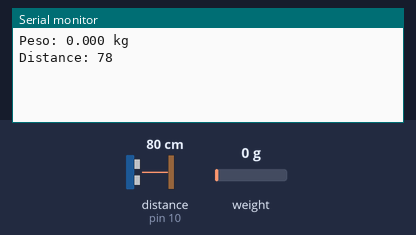
The sketch below on a simulated Arduino Uno, built with avr-gcc and run on an emulated ATmega328P. Parts: the last lines printed to the serial monitor. Wiring (inferred from the names in the program): ultrasonic range finder: trigger pin 9; echo pin 10. The inputs (shaded band) are chosen by the test bench; at power-on: distance to the obstacle (sensor on pin 10) 80 cm, weight on the scale 0 g. The echo pulse lasts 58.3 µs per cm.

Above: at 2.2 s.
2.3 s: distance to the obstacle (sensor on pin 10) set to 7 cm
At 2.3 s:
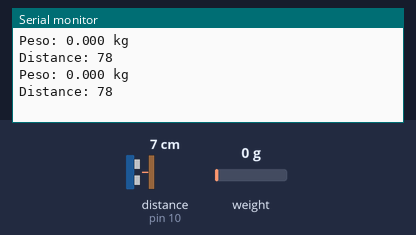
3.8 s: distance to the obstacle (sensor on pin 10) set to 4 cm
At 5.3 s:
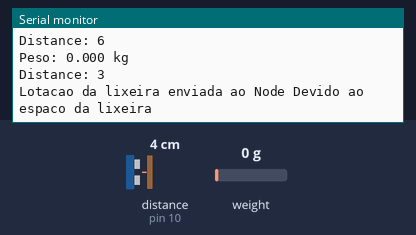
Timing chart, 0 to 6.8 s (numbered marks = the images above; inputs shaded):
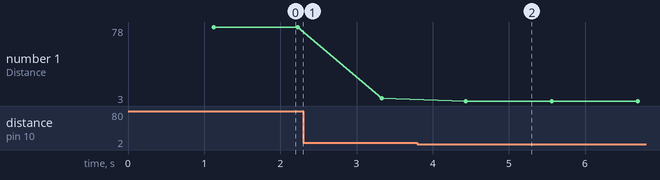

The sketch:

Ulta.ino
```cpp
/*
* Ultrasonic Sensor HC-SR04 and Arduino Tutorial
*
* by Dejan Nedelkovski,
* www.HowToMechatronics.com
*
*/

#include <SoftwareSerial.h>
#include "HX711.h"                    // Biblioteca HX711

#define DOUT  A0                      // HX711 DATA OUT = pino A0 do Arduino
#define CLK  A1                       // HX711 SCK IN = pino A1 do Arduino

HX711 balanca(DOUT, CLK);             // instancia Balança HX711

float calibration_factor = 49630;     // fator de calibração aferido na Calibraçao

const int trigPin = 9;
const int echoPin = 10;
// defines variables
long duration;
int distance;
SoftwareSerial s(5,6);
void setup() {
pinMode(trigPin, OUTPUT); // Sets the trigPin as an Output
pinMode(echoPin, INPUT); // Sets the echoPin as an Input
Serial.begin(9600); // Starts the serial communication
s.begin(9600);
balanca.set_scale(calibration_factor);             // ajusta fator de calibração
balanca.tare();                                    // zera a Balança
}
void loop() {
// Clears the trigPin
digitalWrite(trigPin, LOW);
delayMicroseconds(2);
// Sets the trigPin on HIGH state for 10 micro seconds
digitalWrite(trigPin, HIGH);
delayMicroseconds(10);
digitalWrite(trigPin, LOW);
// Reads the echoPin, returns the sound wave travel time in microseconds
duration = pulseIn(echoPin, HIGH);
// Calculating the distance
distance= duration*0.034/2;
float peso = balanca.get_units();
Serial.print("Peso: ");                            // imprime no monitor serial
Serial.print(peso, 3);                             // imprime peso na balança com 3 casas decimais
Serial.println(" kg");                             // imprime no monitor serial
if (Serial.available())                            // se a serial estiver disponivel
{
  char temp = Serial.read();                       // le carcter da serial
  if (temp == 't' || temp == 'T')                  // se pressionar t ou T
  {
    balanca.tare();                                // zera a balança
    Serial.println(" Balança zerada");             // imprime no monitor serial
  }
}
// Prints the distance on the Serial Monitor
Serial.print("Distance: ");
Serial.println(distance);

if (distance < 5)
{
  s.print('d');
  Serial.print("Lotacao da lixeira enviada ao Node Devido ao espaco da lixeira\n");

}

if (peso > 0.5)
{
  s.print('d');
  Serial.print("Lotacao da lixeira enviada ao Node Devido ao Peso\n");

}
delay(1000);
}

/* Programa para Balança com o HX711
  Blog Eletrogate - http://blog.eletrogate.com/balanca-digital-com-arduino-aprenda-a-usar-a-celula-de-carga
  Arduino UNO - IDE 1.8.5 - Modulo HX711 - celulas de Carga 50 Kg
  Gustavo Murta   31/maio/2018
  Biblioteca https://github.com/bogde/HX711
  Baseado em https://www.hackster.io/MOHAN_CHANDALURU/hx711-load-cell-amplifier-interface-with-arduino-fa47f3
*/

/*
#include "HX711.h"                    // Biblioteca HX711

#define DOUT  A0                      // HX711 DATA OUT = pino A0 do Arduino
#define CLK  A1                       // HX711 SCK IN = pino A1 do Arduino

HX711 balanca(DOUT, CLK);             // instancia Balança HX711

float calibration_factor = 102130;     // fator de calibração aferido na Calibraçao

void setup()
{
  Serial.begin(9600);
  Serial.println("Balança com HX711 - celula de carga 50 Kg");
  Serial.println("Pressione t para Tara");           // imprime no monitor serial
  balanca.set_scale(calibration_factor);             // ajusta fator de calibração
  balanca.tare();                                    // zera a Balança
}

void loop()
{
  Serial.print("Peso: ");                            // imprime no monitor serial
  Serial.print(balanca.get_units(), 3);              // imprime peso na balança com 3 casas decimais
  Serial.println(" kg");                             // imprime no monitor serial
  delay(500) ;                                       // atraso de 0,5 segundos
  if (Serial.available())                            // se a serial estiver disponivel
  {
    char temp = Serial.read();                       // le carcter da serial
    if (temp == 't' || temp == 'T')                  // se pressionar t ou T
    {
      balanca.tare();                                // zera a balança
      Serial.println(" Balança zerada");             // imprime no monitor serial
    }
  }
}
*/

/* Programa para Calibração do HX711
  Blog Eletrogate - http://blog.eletrogate.com/balanca-digital-com-arduino-aprenda-a-usar-a-celula-de-carga
  Arduino UNO - IDE 1.8.5 - Modulo HX711 - celulas de Carga 50 Kg
  Gustavo Murta   31/maio/2018
  Biblioteca https://github.com/bogde/HX711
  Baseado em https://www.hackster.io/MOHAN_CHANDALURU/hx711-load-cell-amplifier-interface-with-arduino-fa47f3


#include "HX711.h"                    // Biblioteca HX711

#define DOUT  A0                      // HX711 DATA OUT = pino A0 do Arduino
#define CLK  A1                       // HX711 SCK IN = pino A1 do Arduino

HX711 balanca(DOUT, CLK);             // instancia Balança HX711

float calibration_factor = 42130;     // fator de calibração para teste inicial

void setup()
{
  Serial.begin(9600);                                              // monitor serial 9600 Bps
  Serial.println();                                                // salta uma linha
  Serial.println("HX711 - Calibracao da Balança");                 // imprime no monitor serial
  Serial.println("Remova o peso da balanca");
  Serial.println("Depois que as leituras começarem, coloque um peso conhecido sobre a Balança");
  Serial.println("Pressione a,s,d,f para aumentar Fator de Calibração por 10,100,1000,10000 respectivamente");
  Serial.println("Pressione z,x,c,v para diminuir Fator de Calibração por 10,100,1000,10000 respectivamente");
  Serial.println("Após leitura correta do peso, pressione t para TARA(zerar) ");

  balanca.set_scale();                                             // configura a escala da Balança
  zeraBalanca ();                                                  // zera a Balança
}

void zeraBalanca ()
{
  Serial.println();                                               // salta uma linha
  balanca.tare();                                                 // zera a Balança
  Serial.println("Balança Zerada ");
}

void loop()
{
  balanca.set_scale(calibration_factor);                     // ajusta fator de calibração
  Serial.print("Peso: ");                                    // imprime no monitor serial
  Serial.print(balanca.get_units(), 3);                      // imprime peso da balança com 3 casas decimais
  Serial.print(" kg");
  Serial.print("      Fator de Calibração: ");               // imprime no monitor serial
  Serial.println(calibration_factor);                        // imprime fator de calibração
  delay(500) ;                                               // atraso de 0,5 segundo

  if (Serial.available())                                    // reconhece letra para ajuste do fator de calibração
  {
    char temp = Serial.read();
    if (temp == '+' || temp == 'a')                // a = aumenta 10
      calibration_factor += 10;
    else if (temp == '-' || temp == 'z')           // z = diminui 10
      calibration_factor -= 10;
    else if (temp == 's')                          // s = aumenta 100
      calibration_factor += 100;
    else if (temp == 'x')                          // x = diminui 100
      calibration_factor -= 100;
    else if (temp == 'd')                          // d = aumenta 1000
      calibration_factor += 1000;
    else if (temp == 'c')                          // c = diminui 1000
      calibration_factor -= 1000;
    else if (temp == 'f')                          // f = aumenta 10000
      calibration_factor += 10000;
    else if (temp == 'v')                          // v = dimuni 10000
      calibration_factor -= 10000;
    else if (temp == 't') zeraBalanca ();          // t = zera a Balança
  }
}
*/

/*
void setup()
{
  Serial.begin(9600);
  Serial.println("Balança com HX711 - celula de carga 50 Kg");
  Serial.println("Pressione t para Tara");           // imprime no monitor serial
  balanca.set_scale(calibration_factor);             // ajusta fator de calibração
  balanca.tare();                                    // zera a Balança
}

void loop()
{
  Serial.print("Peso: ");                            // imprime no monitor serial
  Serial.print(balanca.get_units(), 3);              // imprime peso na balança com 3 casas decimais
  Serial.println(" kg");                             // imprime no monitor serial
  delay(500) ;                                       // atraso de 0,5 segundos
  if (Serial.available())                            // se a serial estiver disponivel
  {
    char temp = Serial.read();                       // le carcter da serial
    if (temp == 't' || temp == 'T')                  // se pressionar t ou T
    {
      balanca.tare();                                // zera a balança
      Serial.println(" Balança zerada");             // imprime no monitor serial
    }
  }
}
*/
```

Measured:
- the behaviour switches between 6 and 5 cm on distance to the obstacle (sensor on pin 10) (found by bisection; images 1 and 2)
- after the input at 3.8 s, the serial monitor: prints a new line after 0.63 s (image 2)
- plotted number 1: 78 → 6 after the input at 2.3 s, 6 → 3 after the input at 3.8 s
